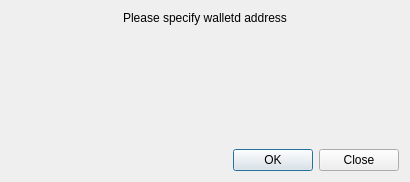
<?xml version="1.0" encoding="UTF-8"?>
<ui version="4.0">
 <class>ConnectSelectionDialog</class>
 <widget class="QDialog" name="ConnectSelectionDialog">
  <property name="geometry">
   <rect>
    <x>0</x>
    <y>0</y>
    <width>410</width>
    <height>182</height>
   </rect>
  </property>
  <property name="windowTitle">
   <string>Dialog</string>
  </property>
  <layout class="QVBoxLayout" name="verticalLayout">
   <item>
    <widget class="QLabel" name="label">
     <property name="sizePolicy">
      <sizepolicy hsizetype="Preferred" vsizetype="Fixed">
       <horstretch>0</horstretch>
       <verstretch>0</verstretch>
      </sizepolicy>
     </property>
     <property name="text">
      <string>Please specify walletd address</string>
     </property>
     <property name="alignment">
      <set>Qt::AlignCenter</set>
     </property>
    </widget>
   </item>
   <item>
    <widget class="WalletGUI::ConnectionOptionsFrame" name="m_connectionOptionsFrame" native="true"/>
   </item>
   <item>
    <widget class="QDialogButtonBox" name="buttonBox">
     <property name="orientation">
      <enum>Qt::Horizontal</enum>
     </property>
     <property name="standardButtons">
      <set>QDialogButtonBox::Close|QDialogButtonBox::Ok</set>
     </property>
    </widget>
   </item>
  </layout>
 </widget>
 <customwidgets>
  <customwidget>
   <class>WalletGUI::ConnectionOptionsFrame</class>
   <extends>QWidget</extends>
   <header>net/connectionoptionsframe.h</header>
   <container>1</container>
  </customwidget>
 </customwidgets>
 <resources/>
 <connections>
  <connection>
   <sender>buttonBox</sender>
   <signal>accepted()</signal>
   <receiver>ConnectSelectionDialog</receiver>
   <slot>accept()</slot>
   <hints>
    <hint type="sourcelabel">
     <x>248</x>
     <y>254</y>
    </hint>
    <hint type="destinationlabel">
     <x>157</x>
     <y>274</y>
    </hint>
   </hints>
  </connection>
  <connection>
   <sender>buttonBox</sender>
   <signal>rejected()</signal>
   <receiver>ConnectSelectionDialog</receiver>
   <slot>reject()</slot>
   <hints>
    <hint type="sourcelabel">
     <x>316</x>
     <y>260</y>
    </hint>
    <hint type="destinationlabel">
     <x>286</x>
     <y>274</y>
    </hint>
   </hints>
  </connection>
 </connections>
</ui>
